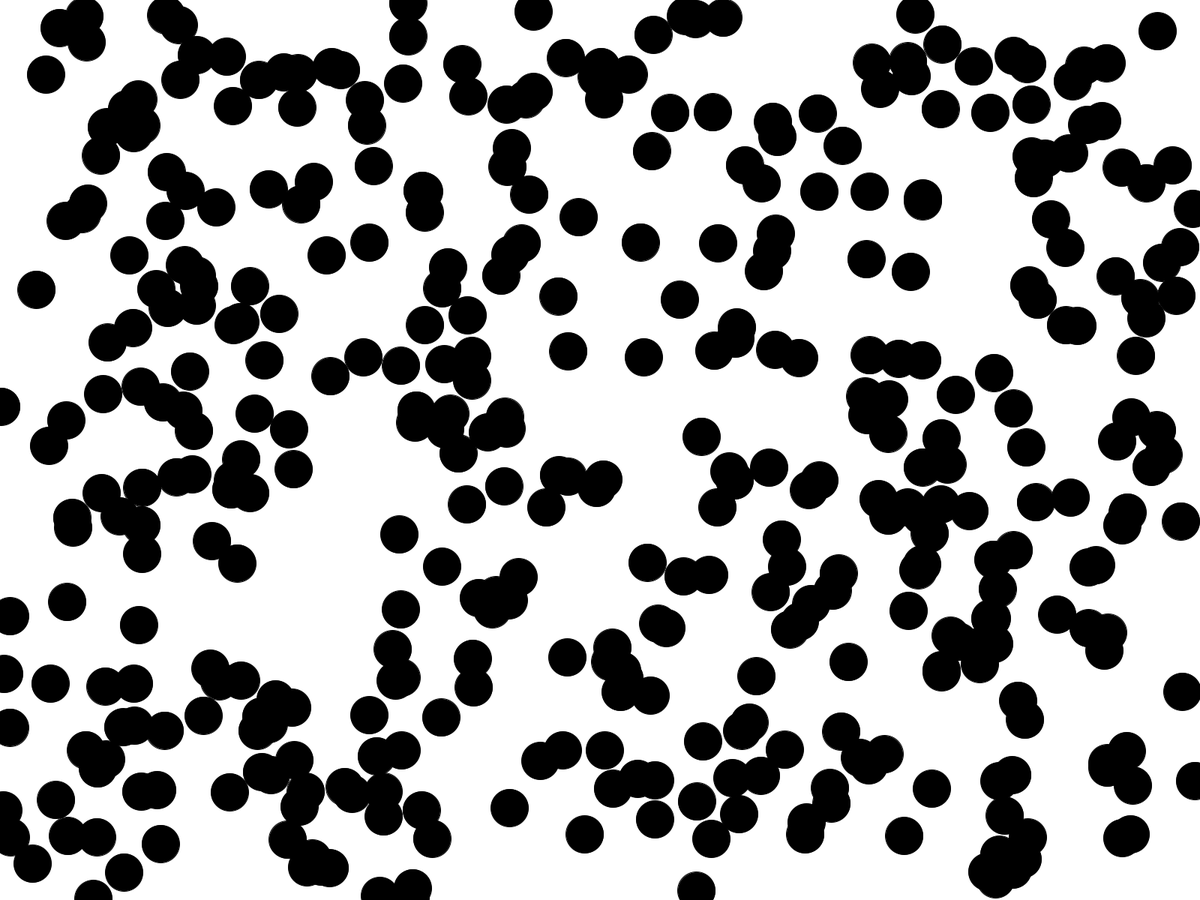
Frame 1 (no input)
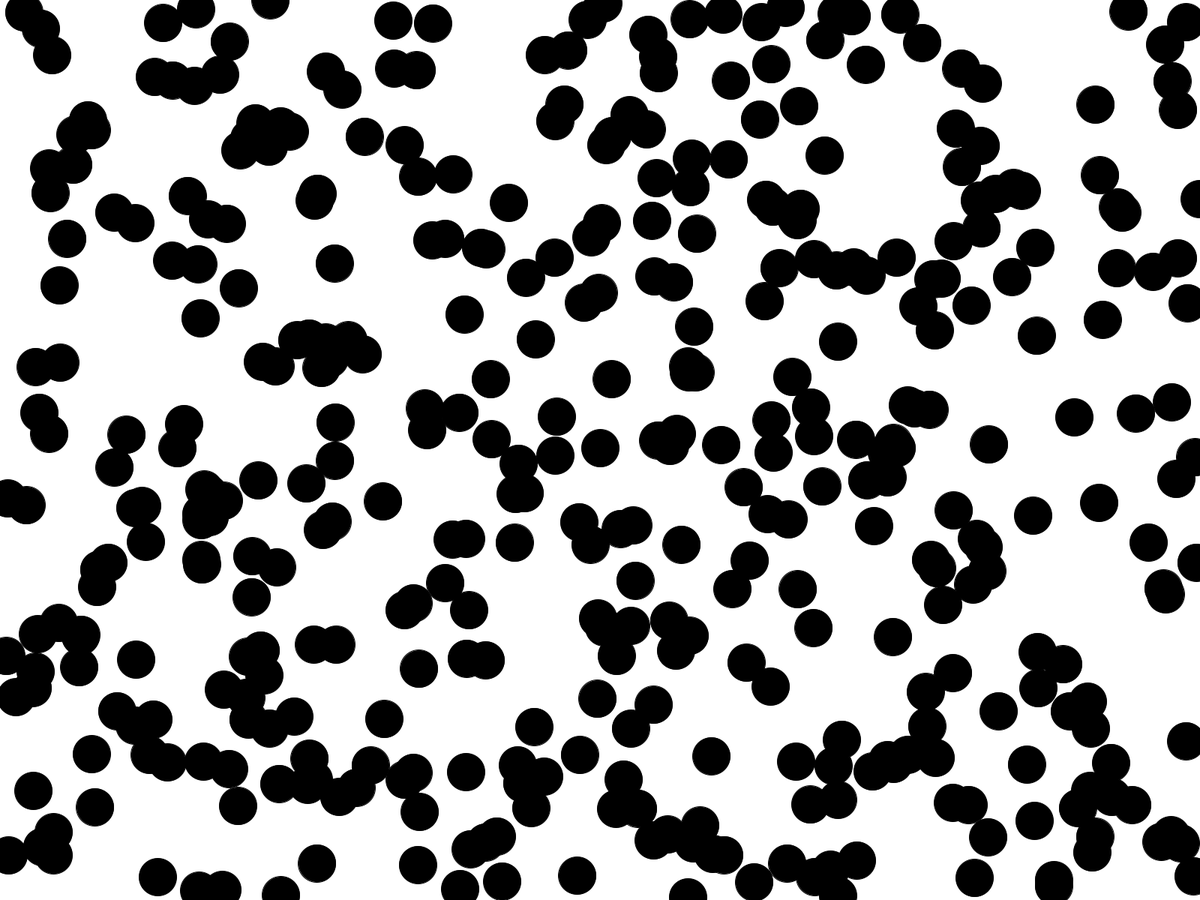
Frame 60 (the mouse pressed at the canvas centre just before this capture)
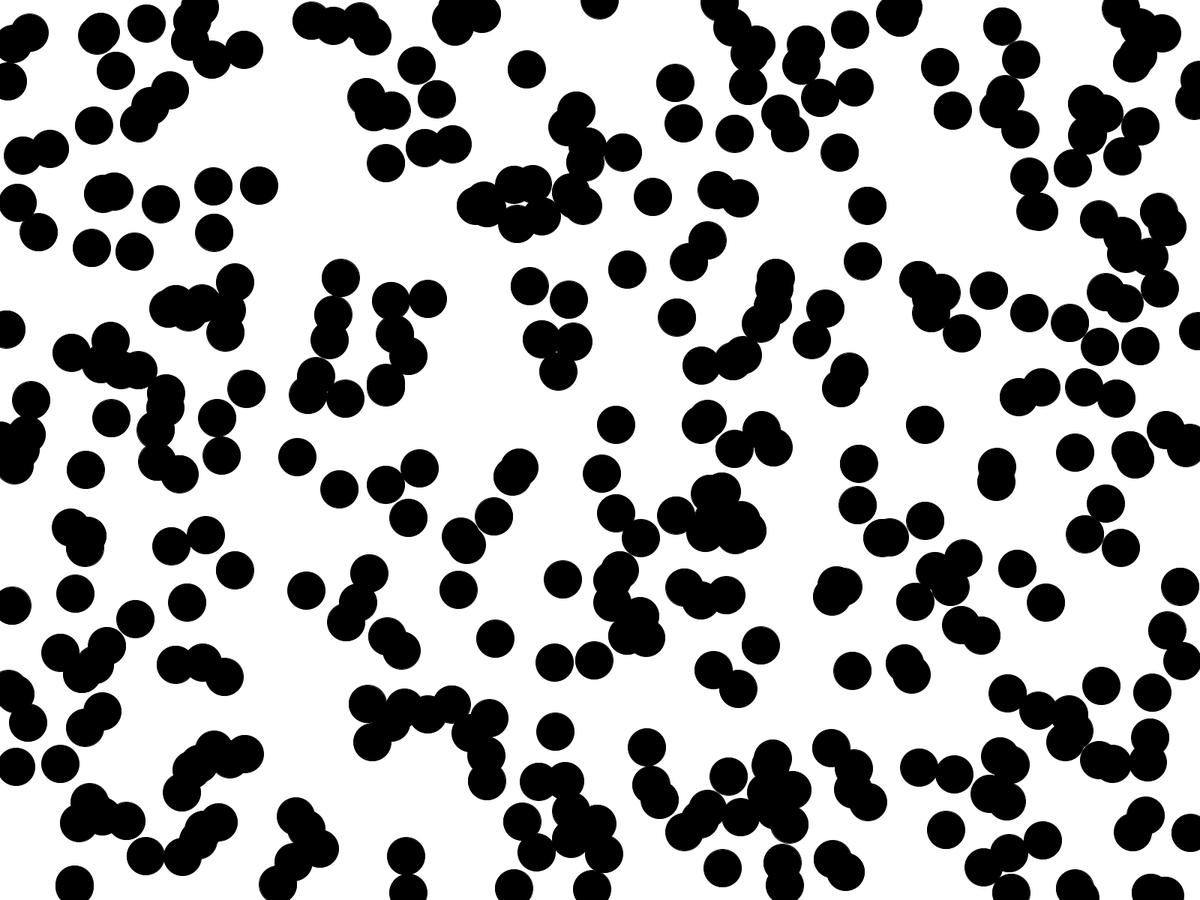
Frame 120 (the mouse held since frame 60 and released just before this capture)

The Processing sketch that drew these frames (run headless with seeded random() and noise(); from frame 60 on, the mouse is pressed at the canvas centre):

// Processing sketch: processing_VCRDM
// ── processing_VCRDM.pde

//float x = random(0,width);
//float y = random(0,height);

int NUMBER_OF_THINGS = 400;
int THING_SIZE = 50;
int velX = 10;  // speed and direction in x
int velY = 2; // speed and direction in y
float varX = 2; // variation in x
float varY = 2; //variation in y

float[] x = new float[NUMBER_OF_THINGS];
float[] y = new float[NUMBER_OF_THINGS];
float[] _varX = new float[NUMBER_OF_THINGS];
float[] _varY = new float[NUMBER_OF_THINGS];

void setup() {
  fullScreen();
  //size(500,400);
  colorMode(HSB, 100);
  background(100);
  for (int i=0; i< NUMBER_OF_THINGS; i++){
    x[i] = random(0,width);
    y[i] = random(0,height);
    _varX[i] = random(-1.0*varX, varX);
    _varY[i] = random(-1.0*varY, varY);
    
  }
  
}

void draw() {
  background(100);
  stroke(0,0,0);
  fill(200,200,0);
  for (int i=0; i< NUMBER_OF_THINGS; i++){
    
    ellipse(x[i], y[i], THING_SIZE, THING_SIZE);
    x[i] = x[i] + velX + _varY[i];
    y[i] = y[i] + velY + _varX[i];
    if (x[i]>width){ x[i]=0;}
    if (y[i]>height){ y[i]=0;}
    if (y[i]<0){ y[i]=height;}
    if (x[i]<0){ x[i]=width;}
  }
}
